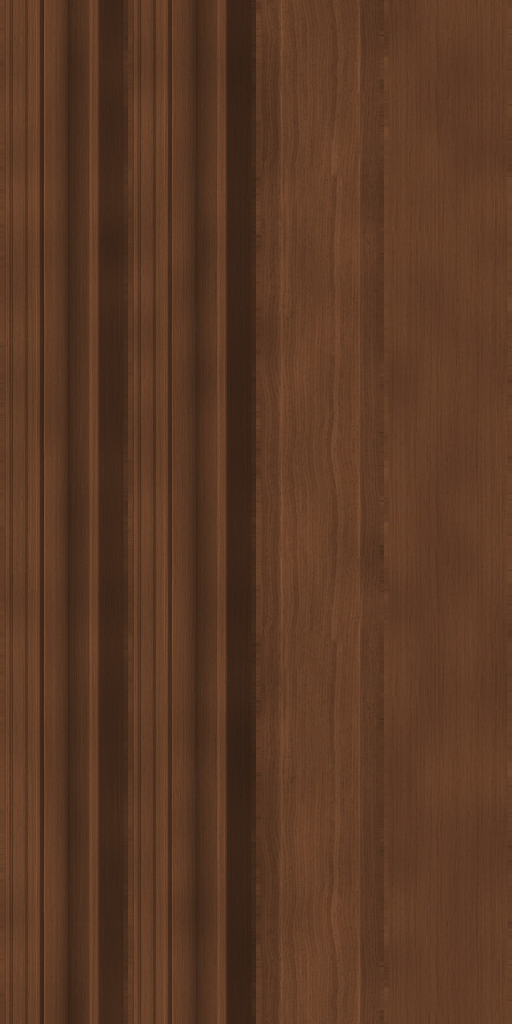
#> input picture app/assets/environments/door_casing/door_casing.jpg, 1024 x 2048 px (shown at 1/2 size)
$ python -i build_door.py   (imports and definitions only)
#> lines starting #> are read from the running program, lines starting #| are printed output that depends on the picture
"""Builds the scalable door casing, the portal "window" and the door leaf for the AR portal.

Output (OBJ models + textures, read by ViroReact through `Viro3DObject type="OBJ"` and ViroMaterials):

  casing_post_left.obj / casing_post_right.obj      straight part of a side casing, 1 m long (scaled in Y)
  casing_corner_left.obj / casing_corner_right.obj  mitred top corner, never scaled
  casing_head.obj                                   straight part of the head casing, 1 m long (scaled in X)
  casing_threshold.obj                              low threshold bar, 1 m long (scaled in X)
  portal_window.obj                                 transparent 1 x 1 m "tunnel" the inner world is seen through
  door_leaf.obj                                     plank door with strap hinges, modelled for 0.83 x 2.01 m
  door_casing.jpg, door_leaf.jpg, portal_window.png textures

Usage:
  python build_door.py --wood-casing <european_walnut_veneer_04_diff_2k.jpg> --wood-leaf <oak_veneer_01_diff_2k.jpg>
                       --out <folder> [--preview <file.glb> --width 0.8 --height 2.0 --leaf right --leaf-angle 105]

The two wood photographs are "European Walnut Veneer 04" and "Oak Veneer 01" from Poly Haven (CC0).
"""
from __future__ import annotations

import argparse
import json
import math
import os
import sys

sys.path.insert(0, os.path.dirname(os.path.abspath(__file__)))

import numpy as np
from PIL import Image, ImageDraw, ImageFilter

# --------------------------------------------------------------------------------------------
# Dimensions (metres). `app/src/environments/DoorCasing.tsx` repeats the ones it needs.
# --------------------------------------------------------------------------------------------
CASING_W = 0.085      # width of the casing face, outwards from the edge of the opening
FRONT = 0.018         # how far the casing stands out of the wall on the real side (+Z)
LINING_T = 0.022      # thickness of the jamb lining
LINING_D = 0.060      # how far the lining reaches into the inner world (-Z)
THRESHOLD_H = 0.012
TUNNEL_D = 0.055      # depth of the transparent tunnel (inside the lining)

# Cross-section of the casing: (d, z), d = distance outwards from the edge of the opening.
PROFILE = [
    (0.0000, 0.0100), (0.0040, 0.0140), (0.0120, 0.0140), (0.0140, 0.0105), (0.0180, 0.0105),
    (0.0210, 0.0125), (0.0520, 0.0125), (0.0550, 0.0150), (0.0580, 0.0180), (0.0800, 0.0180),
    (0.0850, 0.0130),
    (0.0850, 0.0000), (LINING_T, 0.0000), (LINING_T, -(LINING_D - 0.003)), (LINING_T - 0.003, -LINING_D),
    (0.0030, -LINING_D), (0.0000, -(LINING_D - 0.003)),
]
# Cross-section of the threshold bar: (z, y), open at the bottom.
THRESHOLD_PROFILE = [(-LINING_D, 0.0), (-LINING_D + 0.008, THRESHOLD_H), (0.0030, THRESHOLD_H), (0.0100, 0.0)]

# Texture atlas of the casing: four 256 px columns, 2048 px = ATLAS_LEN_M along the grain.
ATLAS_W, ATLAS_H = 1024, 2048
COL_W, COL_PAD = 256, 8
ATLAS_LEN_M = 2.2
NOMINAL_H, NOMINAL_W = 2.0, 0.8
COL_POST, COL_HEAD, COL_THRESHOLD, COL_FLAT = 0, 1, 2, 3

# Door leaf (model size; the component scales it to the doorway).
LEAF_W, LEAF_H, LEAF_T = 0.83, 2.01, 0.042
LEAF_PLANKS = 5
GROOVE_W, GROOVE_D = 0.003, 0.003
STRAP_Y = (0.26, 1.005, 1.75)
STRAP_HALF, STRAP_LEN, STRAP_RAISE = 0.024, 0.50, 0.004
STUD_X = (-0.07, -0.19, -0.31, -0.43, -0.555)
STUD_R, STUD_H = 0.011, 0.006
RING_X, RING_Y, RING_R, RING_TUBE = -LEAF_W + 0.095, 1.03, 0.040, 0.0055
PLATE_R, PLATE_RAISE = 0.046, 0.003
LEAF_PX_PER_M = 1000.0
FACE_X0, FACE_Y0 = 4, 4
EDGE_X0, EDGE_W = 850, 48
MATCAP_CX, MATCAP_CY, MATCAP_R = 964, 62, 54

IRON = np.array([0.17, 0.165, 0.16])


# --------------------------------------------------------------------------------------------
# Mesh helper
# --------------------------------------------------------------------------------------------
class Mesh:
    # [19 lines left out: functions __init__, tri, not called in this run]

    def quad(self, pts, uvs, hint=None):
        self.tri([pts[0], pts[1], pts[2]], [uvs[0], uvs[1], uvs[2]], hint)
        self.tri([pts[0], pts[2], pts[3]], [uvs[0], uvs[2], uvs[3]], hint)

    def arrays(self):
        return np.asarray(self.v, dtype=np.float64), np.asarray(self.vt, dtype=np.float64), np.asarray(self.tris)

    # [127 lines left out: functions write_obj, polygon_edges, outward_normals, perimeter_coords, ray_hits, profile_shading, not called in this run]


# --------------------------------------------------------------------------------------------
# Wood photograph helpers
# --------------------------------------------------------------------------------------------
class Wood:
    """A tiling wood photograph with the grain along Y, its real size and the stain applied to it."""

    # [28 lines left out: functions __init__, patch, grade, smooth_noise, not called in this run]


# --------------------------------------------------------------------------------------------
# Casing: texture atlas and models
# --------------------------------------------------------------------------------------------
def column_u(col: int, s: float) -> float:
    return (col * COL_W + COL_PAD + s * (COL_W - 2 * COL_PAD)) / ATLAS_W


def v_post(y_m: float) -> float:
    return 0.02 + y_m / ATLAS_LEN_M


def v_head(x_m: float) -> float:
    return 0.5 + x_m / ATLAS_LEN_M


# [24 lines left out: function build_casing_texture, not called in this run]


def profile_uvs(col: int, points, closed=True):
    s, _ = perimeter_coords(points, closed)
    return [column_u(col, x) for x in s]


# [123 lines left out: functions build_post, build_head, build_corner, build_threshold, build_window, face_uv and 3 more, not called in this run]


def octagon(cx: float, cy: float, r: float, n: int = 8, phase: float = 0.5):
    return [(cx + r * math.cos((k + phase) / n * 2 * math.pi), cy + r * math.sin((k + phase) / n * 2 * math.pi))
            for k in range(n)]


# [103 lines left out: function build_leaf, not called in this run]


def build_leaf_texture(src: Wood, out_path: str) -> None:
    rng = np.random.default_rng(11)
    ppm = LEAF_PX_PER_M
    fw, fh = int(round(LEAF_W * ppm)), int(round(LEAF_H * ppm))
    plank_px = fw / LEAF_PLANKS

    # 1. Planks: each one is another piece of the wood photograph.
    face = np.zeros((fh, fw, 3), dtype=np.float32)
    for k in range(LEAF_PLANKS):
        x0, x1 = int(round(k * plank_px)), int(round((k + 1) * plank_px))
        patch = src.patch(rng.uniform(0, 1.6), rng.uniform(0, 1.8), (x1 - x0) / ppm, LEAF_H, x1 - x0, fh)
        tone = rng.uniform(0.88, 1.10) * np.array([1.0, rng.uniform(0.97, 1.03), rng.uniform(0.94, 1.04)])
        face[:, x0:x1] = patch * tone
    face *= (0.90 + 0.20 * smooth_noise((fh, fw), 180, rng))[:, :, None]

    # 2. Grooves between the planks and darker, dirtier wood towards the edges and the floor.
    xs = np.arange(fw, dtype=np.float32)
    shade = np.ones(fw, dtype=np.float32)
    for k in range(1, LEAF_PLANKS):
        dist = np.abs(xs - k * plank_px)
        shade *= np.clip(0.30 + 0.70 * np.clip((dist - 1.5) / 9.0, 0, 1) ** 0.7, 0, 1)
    face *= shade[None, :, None]
    ys = np.arange(fh, dtype=np.float32)
    edge_x = np.clip(np.minimum(xs, fw - 1 - xs) / 18.0, 0, 1)
    edge_y = np.clip(np.minimum(ys, fh - 1 - ys) / 18.0, 0, 1)
    face *= (0.82 + 0.18 * edge_x)[None, :, None] * (0.82 + 0.18 * edge_y)[:, None, None]
    floor = np.clip((fh - ys) / 420.0, 0, 1)  # the bottom 40 cm are a little darker
    face *= (0.86 + 0.14 * floor)[:, None, None]

    # 3. Ironwork masks, drawn at double size and reduced.
    ss = 2
    to_px = lambda x, y: ((x + LEAF_W) * ppm * ss, (LEAF_H - y) * ppm * ss)
    iron_mask = Image.new("L", (fw * ss, fh * ss), 0)
    draw = ImageDraw.Draw(iron_mask)
    for yc in STRAP_Y:
        draw.polygon([to_px(x, y) for x, y in strap_outline(yc)], fill=255)
    draw.polygon([to_px(x, y) for x, y in octagon(RING_X, RING_Y, PLATE_R)], fill=255)
    iron = np.asarray(iron_mask.resize((fw, fh), Image.LANCZOS), dtype=np.float32) / 255.0

    ring_mask = Image.new("L", (fw * ss, fh * ss), 0)
    draw = ImageDraw.Draw(ring_mask)
    cx, cy = to_px(RING_X, RING_Y + 0.012 - RING_R + 0.004)
    ro, ri = (RING_R + RING_TUBE) * ppm * ss, (RING_R - RING_TUBE) * ppm * ss
    draw.ellipse([cx - ro, cy - ro, cx + ro, cy + ro], fill=255)
    draw.ellipse([cx - ri, cy - ri, cx + ri, cy + ri], fill=0)
    ring = np.asarray(ring_mask.resize((fw, fh), Image.LANCZOS), dtype=np.float32) / 255.0

    def blur(arr, radius):
        img = Image.fromarray((np.clip(arr, 0, 1) * 255).astype(np.uint8)).filter(ImageFilter.GaussianBlur(radius))
        return np.asarray(img, dtype=np.float32) / 255.0

    # [4 lines left out: function shift_down, not called in this run]

    # 4. Shadows of the ironwork on the wood (light from above).
    shadow = np.maximum(blur(shift_down(iron, 5), 5.0) * 0.62, blur(shift_down(ring, 9), 5.0) * 0.45)
    shadow = np.maximum(shadow, blur(iron, 2.5) * 0.35)
    face *= (1.0 - shadow)[:, :, None]

    # 5. Iron: hammered dark metal with a light upper bevel and a dark lower one.
    grain = 0.78 + 0.44 * smooth_noise((fh, fw), 7, rng) * (0.6 + 0.4 * smooth_noise((fh, fw), 40, rng))
    rust = smooth_noise((fh, fw), 60, rng)
    metal = IRON[None, None, :] * grain[:, :, None]
    metal = metal * (1.0 + 0.55 * np.clip(rust - 0.55, 0, 1)[:, :, None] * np.array([1.6, 0.6, 0.1]))
    height = blur(iron, 1.6)
    gy = np.zeros_like(height)
    gx = np.zeros_like(height)
    gy[1:-1] = height[2:] - height[:-2]
    gx[:, 1:-1] = height[:, 2:] - height[:, :-2]
    metal = metal * (1.0 + 3.2 * (0.85 * gy + 0.30 * gx))[:, :, None]
    face = face * (1 - iron[:, :, None]) + np.clip(metal, 0, 1) * iron[:, :, None]

    # 6. Studs: small domes with a highlight.
    light = np.array([-0.35, 0.75, 0.56])
    light /= np.linalg.norm(light)
    r_px = STUD_R * ppm
    for yc in STRAP_Y:
        for sx in STUD_X:
            cxp, cyp = (sx + LEAF_W) * ppm, (LEAF_H - yc) * ppm
            x0, x1 = int(cxp - r_px - 4), int(cxp + r_px + 5)
            y0, y1 = int(cyp - r_px - 4), int(cyp + r_px + 9)
            yy, xx = np.mgrid[y0:y1, x0:x1].astype(np.float32)
            dx, dy = (xx + 0.5 - cxp) / r_px, (yy + 0.5 - cyp) / r_px
            rr = np.sqrt(dx * dx + dy * dy)
            inside = np.clip((1.0 - rr) * r_px, 0, 1)
            nz = np.sqrt(np.clip(1 - np.minimum(rr, 1) ** 2, 0, 1)) * 0.8 + 0.2
            lam = np.clip(dx * light[0] - dy * light[1] + nz * light[2], 0, 1)
            col = IRON[None, None, :] * (0.60 + 1.3 * lam[:, :, None]) + 0.16 * (lam[:, :, None] ** 10)
            # contact shadow below the stud
            sh = np.clip(1.0 - np.sqrt(dx * dx + (dy - 0.35) ** 2) / 1.35, 0, 1) * 0.5 * (1 - inside)
            region = face[y0:y1, x0:x1]
            region *= (1 - sh)[:, :, None]
            face[y0:y1, x0:x1] = region * (1 - inside[:, :, None]) + np.clip(col, 0, 1) * inside[:, :, None]

    atlas = np.zeros((ATLAS_H, ATLAS_W, 3), dtype=np.float32)
    atlas[:, :] = face.reshape(-1, 3).mean(axis=0) * 0.8
    padded = np.pad(face, ((FACE_Y0, FACE_Y0), (FACE_X0, FACE_X0), (0, 0)), mode="edge")
    atlas[0:padded.shape[0], 0:padded.shape[1]] = padded

    # Edge strip: plain end-grain-ish wood, a little darker.
    strip = src.patch(0.9, 0.2, EDGE_W / ppm, LEAF_H + 0.03, EDGE_W, ATLAS_H, 0.75)
    atlas[:, EDGE_X0:EDGE_X0 + EDGE_W] = strip

    # Matcap patch for the ring, the knuckles and the sides of the ironwork.
    size = MATCAP_R + 6
    yy, xx = np.mgrid[-size:size, -size:size].astype(np.float32)
    mx, my = xx / MATCAP_R, -yy / MATCAP_R
    rr = np.sqrt(mx * mx + my * my)
    scale = np.where(rr > 1, 1 / np.maximum(rr, 1e-6), 1.0)
    mx, my = mx * scale, my * scale
    mz = np.sqrt(np.clip(1 - mx * mx - my * my, 0, 1))
    lam = np.clip(mx * light[0] + my * light[1] + mz * light[2], 0, 1)
    cap = IRON[None, None, :] * (0.60 + 0.95 * lam[:, :, None]) + 0.12 * (lam[:, :, None] ** 12)
    atlas[MATCAP_CY - size:MATCAP_CY + size, MATCAP_CX - size:MATCAP_CX + size] = np.clip(cap, 0, 1)

    Image.fromarray((np.clip(atlas, 0, 1) * 255).astype(np.uint8)).save(out_path, quality=88, subsampling=0)


# --------------------------------------------------------------------------------------------
# Assembly (the same placement rules as DoorCasing.tsx), used for the preview and the checks
# --------------------------------------------------------------------------------------------
# [99 lines left out: functions placed, assemble, write_preview, main, not called in this run]


# [2 lines not run here, left out]

>>> import cv2
>>> picture = cv2.imread('../door_casing.jpg', cv2.IMREAD_GRAYSCALE)
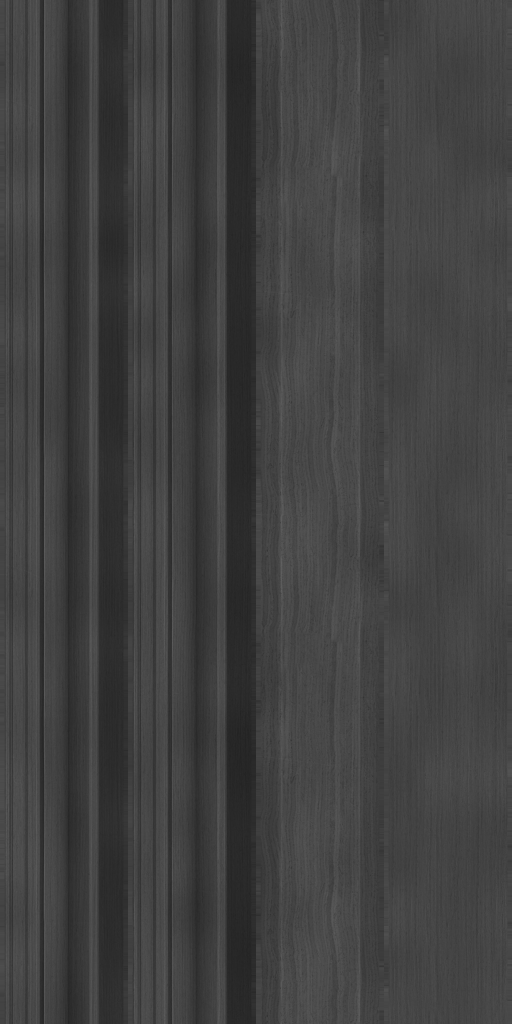
#> picture: shape (2048, 1024) (shown at 1/2 size); min 32, max 100, mean 64.5
>>> result = build_leaf_texture(picture, 'out.png')
#> after the loop in build_leaf_texture, `for k in range(LEAF_PLANKS):`: face: shape (2010, 830, 3) float32; every value is 0
#> (the run stopped early here; a loop or call above may not have finished)
